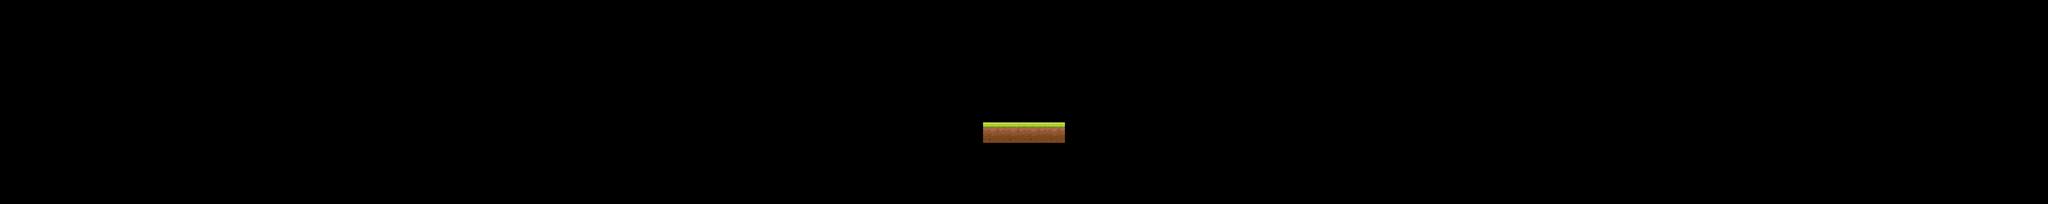

This is a level from a 2D game, rendered from its Tiled map with the project's own tilesets. A one-line summary and the complete map file follow:
An orthogonal 100x10 tile map with 128x128 px tiles, 2 tile layers (BackgroundLayer, GroundLayer).

<map version="1.0" tiledversion="1.0.3" orientation="orthogonal" renderorder="right-down" width="100" height="10" tilewidth="128" tileheight="128" nextobjectid="1">
 <tileset firstgid="1" source="mytiles.tsx" />
 <layer name="BackgroundLayer" width="100" height="10">
  <data encoding="csv">
0,0,0,0,0,0,0,0,0,0,0,0,0,0,0,0,0,0,0,0,0,0,0,0,0,0,0,0,0,0,0,0,0,0,0,0,0,0,0,0,0,0,0,0,0,0,0,0,0,0,0,0,0,0,0,0,0,0,0,0,0,0,0,0,0,0,0,0,0,0,0,0,0,0,0,0,0,0,0,0,0,0,0,0,0,0,0,0,0,0,0,0,0,0,0,0,0,0,0,0,
0,0,0,0,0,0,0,0,0,0,0,0,0,0,0,0,0,0,0,0,0,0,0,0,0,0,0,0,0,0,0,0,0,0,0,0,0,0,0,0,0,0,0,0,0,0,0,0,0,0,0,0,0,0,0,0,0,0,0,0,0,0,0,0,0,0,0,0,0,0,0,0,0,0,0,0,0,0,0,0,0,0,0,0,0,0,0,0,0,0,0,0,0,0,0,0,0,0,0,0,
0,0,0,0,0,0,0,0,0,0,0,0,0,0,0,0,0,0,0,0,0,0,0,0,0,0,0,0,0,0,0,0,0,0,0,0,0,0,0,0,0,0,0,0,0,0,0,0,0,0,0,0,0,0,0,0,0,0,0,0,0,0,0,0,0,0,0,0,0,0,0,0,0,0,0,0,0,0,0,0,0,0,0,0,0,0,0,0,0,0,0,0,0,0,0,0,0,0,0,0,
0,0,0,0,0,0,0,0,0,0,0,0,0,0,0,0,0,0,0,0,0,0,0,0,0,0,0,0,0,0,0,0,0,0,0,0,0,0,0,0,0,0,0,0,0,0,0,0,0,0,0,0,0,0,0,0,0,0,0,0,0,0,0,0,0,0,0,0,0,0,0,0,0,0,0,0,0,0,0,0,0,0,0,0,0,0,0,0,0,0,0,0,0,0,0,0,0,0,0,0,
0,0,0,0,0,0,0,0,0,0,0,0,0,0,0,0,0,0,0,0,0,0,0,0,0,0,0,0,0,0,0,0,0,0,0,0,0,0,0,0,0,0,0,0,0,0,0,0,0,0,0,0,0,0,0,0,0,0,0,0,0,0,0,0,0,0,0,0,0,0,0,0,0,0,0,0,0,0,0,0,0,0,0,0,0,0,0,0,0,0,0,0,0,0,0,0,0,0,0,0,
0,0,0,0,0,0,0,0,0,0,0,0,0,0,0,0,0,0,0,0,0,0,0,0,0,0,0,0,0,0,0,0,0,0,0,0,0,0,0,0,0,0,0,0,0,0,0,0,0,0,0,0,0,0,0,0,0,0,0,0,0,0,0,0,0,0,0,0,0,0,0,0,0,0,0,0,0,0,0,0,0,0,0,0,0,0,0,0,0,0,0,0,0,0,0,0,0,0,0,0,
0,0,0,0,0,0,0,0,0,0,0,0,0,0,0,0,0,0,0,0,0,0,0,0,0,0,0,0,0,0,0,0,0,0,0,0,0,0,0,0,0,0,0,0,0,0,0,0,0,0,0,0,0,0,0,0,0,0,0,0,0,0,0,0,0,0,0,0,0,0,0,0,0,0,0,0,0,0,0,0,0,0,0,0,0,0,0,0,0,0,0,0,0,0,0,0,0,0,0,0,
0,0,0,0,0,0,0,0,0,0,0,0,0,0,0,0,0,0,0,0,0,0,0,0,0,0,0,0,0,0,0,0,0,0,0,0,0,0,0,0,0,0,0,0,0,0,0,0,0,0,0,0,0,0,0,0,0,0,0,0,0,0,0,0,0,0,0,0,0,0,0,0,0,0,0,0,0,0,0,0,0,0,0,0,0,0,0,0,0,0,0,0,0,0,0,0,0,0,0,0,
0,0,0,0,0,0,0,0,0,0,0,0,0,0,0,0,0,0,0,0,0,0,0,0,0,0,0,0,0,0,0,0,0,0,0,0,0,0,0,0,0,0,0,0,0,0,0,0,0,0,0,0,0,0,0,0,0,0,0,0,0,0,0,0,0,0,0,0,0,0,0,0,0,0,0,0,0,0,0,0,0,0,0,0,0,0,0,0,0,0,0,0,0,0,0,0,0,0,0,0,
0,0,0,0,0,0,0,0,0,0,0,0,0,0,0,0,0,0,0,0,0,0,0,0,0,0,0,0,0,0,0,0,0,0,0,0,0,0,0,0,0,0,0,0,0,0,0,0,0,0,0,0,0,0,0,0,0,0,0,0,0,0,0,0,0,0,0,0,0,0,0,0,0,0,0,0,0,0,0,0,0,0,0,0,0,0,0,0,0,0,0,0,0,0,0,0,0,0,0,0
</data>
 </layer>
 <layer name="GroundLayer" width="100" height="10">
  <data encoding="csv">
0,0,0,0,0,0,0,0,0,0,0,0,0,0,0,0,0,0,0,0,0,0,0,0,0,0,0,0,0,0,0,0,0,0,0,0,0,0,0,0,0,0,0,0,0,0,0,0,0,0,0,0,0,0,0,0,0,0,0,0,0,0,0,0,0,0,0,0,0,0,0,0,0,0,0,0,0,0,0,0,0,0,0,0,0,0,0,0,0,0,0,0,0,0,0,0,0,0,0,0,
0,0,0,0,0,0,0,0,0,0,0,0,0,0,0,0,0,0,0,0,0,0,0,0,0,0,0,0,0,0,0,0,0,0,0,0,0,0,0,0,0,0,0,0,0,0,0,0,0,0,0,0,0,0,0,0,0,0,0,0,0,0,0,0,0,0,0,0,0,0,0,0,0,0,0,0,0,0,0,0,0,0,0,0,0,0,0,0,0,0,0,0,0,0,0,0,0,0,0,0,
0,0,0,0,0,0,0,0,0,0,0,0,0,0,0,0,0,0,0,0,0,0,0,0,0,0,0,0,0,0,0,0,0,0,0,0,0,0,0,0,0,0,0,0,0,0,0,0,0,0,0,0,0,0,0,0,0,0,0,0,0,0,0,0,0,0,0,0,0,0,0,0,0,0,0,0,0,0,0,0,0,0,0,0,0,0,0,0,0,0,0,0,0,0,0,0,0,0,0,0,
0,0,0,0,0,0,0,0,0,0,0,0,0,0,0,0,0,0,0,0,0,0,0,0,0,0,0,0,0,0,0,0,0,0,0,0,0,0,0,0,0,0,0,0,0,0,0,0,0,0,0,0,0,0,0,0,0,0,0,0,0,0,0,0,0,0,0,0,0,0,0,0,0,0,0,0,0,0,0,0,0,0,0,0,0,0,0,0,0,0,0,0,0,0,0,0,0,0,0,0,
0,0,0,0,0,0,0,0,0,0,0,0,0,0,0,0,0,0,0,0,0,0,0,0,0,0,0,0,0,0,0,0,0,0,0,0,0,0,0,0,0,0,0,0,0,0,0,0,0,0,0,0,0,0,0,0,0,0,0,0,0,0,0,0,0,0,0,0,0,0,0,0,0,0,0,0,0,0,0,0,0,0,0,0,0,0,0,0,0,0,0,0,0,0,0,0,0,0,0,0,
0,0,0,0,0,0,0,0,0,0,0,0,0,0,0,0,0,0,0,0,0,0,0,0,0,0,0,0,0,0,0,0,0,0,0,0,0,0,0,0,0,0,0,0,0,0,0,0,0,0,0,0,0,0,0,0,0,0,0,0,0,0,0,0,0,0,0,0,0,0,0,0,0,0,0,0,0,0,0,0,0,0,0,0,0,0,0,0,0,0,0,0,0,0,0,0,0,0,0,0,
0,0,0,0,0,0,0,0,0,0,0,0,0,0,0,0,0,0,0,0,0,0,0,0,0,0,0,0,0,0,0,0,0,0,0,0,0,0,0,0,0,0,0,0,0,0,0,0,1,1,1,1,0,0,0,0,0,0,0,0,0,0,0,0,0,0,0,0,0,0,0,0,0,0,0,0,0,0,0,0,0,0,0,0,0,0,0,0,0,0,0,0,0,0,0,0,0,0,0,0,
0,0,0,0,0,0,0,0,0,0,0,0,0,0,0,0,0,0,0,0,0,0,0,0,0,0,0,0,0,0,0,0,0,0,0,0,0,0,0,0,0,0,0,0,0,0,0,0,0,0,0,0,0,0,0,0,0,0,0,0,0,0,0,0,0,0,0,0,0,0,0,0,0,0,0,0,0,0,0,0,0,0,0,0,0,0,0,0,0,0,0,0,0,0,0,0,0,0,0,0,
0,0,0,0,0,0,0,0,0,0,0,0,0,0,0,0,0,0,0,0,0,0,0,0,0,0,0,0,0,0,0,0,0,0,0,0,0,0,0,0,0,0,0,0,0,0,0,0,0,0,0,0,0,0,0,0,0,0,0,0,0,0,0,0,0,0,0,0,0,0,0,0,0,0,0,0,0,0,0,0,0,0,0,0,0,0,0,0,0,0,0,0,0,0,0,0,0,0,0,0,
0,0,0,0,0,0,0,0,0,0,0,0,0,0,0,0,0,0,0,0,0,0,0,0,0,0,0,0,0,0,0,0,0,0,0,0,0,0,0,0,0,0,0,0,0,0,0,0,0,0,0,0,0,0,0,0,0,0,0,0,0,0,0,0,0,0,0,0,0,0,0,0,0,0,0,0,0,0,0,0,0,0,0,0,0,0,0,0,0,0,0,0,0,0,0,0,0,0,0,0
</data>
 </layer>
</map>
